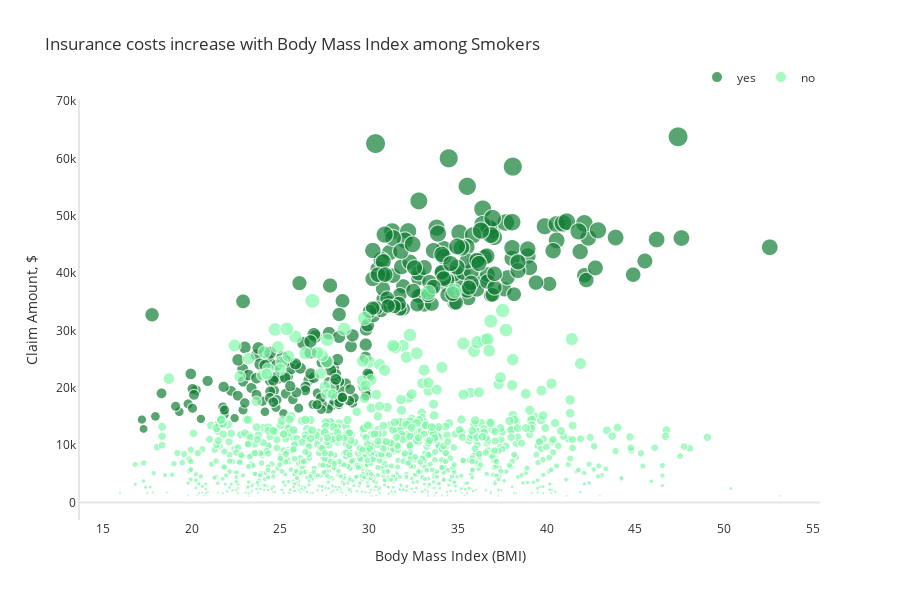

The notebook cell this image was saved under:
### Markdown cell above
<div style="background-color:blue; padding:20px; font-size:15px">

### What is the relationship between age, smoker and the bmi?
👉 Insurance costs for smokers are, on average, far greater than those for non-smokers in every age category. Age-related increases in claim amounts are also evident, with the 60 and older age group having the most costly claims.
    
---

### Code cell
fig = px.scatter(df, x='bmi', y='charges', color='smoker', size='charges',
                 title="Insurance costs increase with Body Mass Index among Smokers",
                 color_discrete_sequence=['#107d34','#80f7a8'],height=600)
fig.update_layout(legend=dict(title='',orientation="h", yanchor="bottom", y=1.02, xanchor="right", x=1),
                  font_color="#303030", xaxis=dict(title='Body Mass Index (BMI)',showgrid=False), 
                  yaxis=dict(title='Claim Amount, $',showgrid=False, zerolinecolor='#E5E5EA',
                             showline=True, linecolor='#E5E5EA', linewidth=2))
fig.show()

### Figure 1 — Plotly figure (JSON) as saved in the notebook; plotly's stock layout.template omitted (floating-point values rounded to 4 significant figures; data arrays with more than 128 entries replaced by an {"elided": "..."} marker saying what was removed)
{"data": [{"hovertemplate": "smoker=yes<br>bmi=%{x}<br>charges=%{marker.size}<extra></extra>", "legendgroup": "yes", "marker": {"color": "#107d34", "size": {"elided": "274 float values"}, "sizemode": "area", "sizeref": 159.4, "symbol": "circle"}, "mode": "markers", "name": "yes", "showlegend": true, "type": "scattergl", "x": {"elided": "274 float values"}, "xaxis": "x", "y": {"elided": "274 float values"}, "yaxis": "y"}, {"hovertemplate": "smoker=no<br>bmi=%{x}<br>charges=%{marker.size}<extra></extra>", "legendgroup": "no", "marker": {"color": "#80f7a8", "size": {"elided": "1064 float values"}, "sizemode": "area", "sizeref": 159.4, "symbol": "circle"}, "mode": "markers", "name": "no", "showlegend": true, "type": "scattergl", "x": {"elided": "1064 float values"}, "xaxis": "x", "y": {"elided": "1064 float values"}, "yaxis": "y"}], "layout": {"font": {"color": "#303030"}, "height": 600, "legend": {"itemsizing": "constant", "orientation": "h", "title": {"text": ""}, "tracegroupgap": 0, "x": 1, "xanchor": "right", "y": 1.02, "yanchor": "bottom"}, "title": {"text": "Insurance costs increase with Body Mass Index among Smokers"}, "xaxis": {"anchor": "y", "domain": [0, 1], "showgrid": false, "title": {"text": "Body Mass Index (BMI)"}}, "yaxis": {"anchor": "x", "domain": [0, 1], "linecolor": "#E5E5EA", "linewidth": 2, "showgrid": false, "showline": true, "title": {"text": "Claim Amount, $"}, "zerolinecolor": "#E5E5EA"}}}
